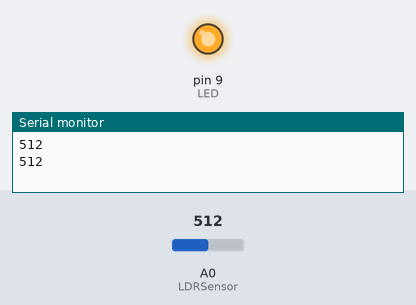
Bench run of a sketch on a simulated Arduino Uno, built with avr-gcc and run on an emulated ATmega328P. Parts: output pins drawn as LEDs (lit = HIGH), the last lines printed to the serial monitor. Inputs (shaded band) come from the test bench; at power-on: A0 (LDRSensor) = 512.

Above: at 1.8 s.
1.9 s: A0 (LDRSensor) set to 584
3.4 s: A0 (LDRSensor) set to 613
At 5.2 s:
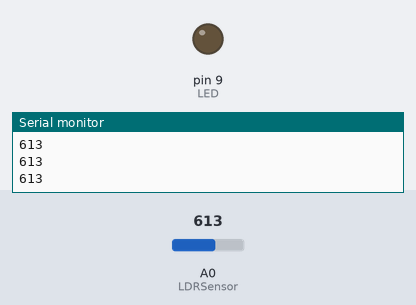
5.5 s: A0 (LDRSensor) set to 590
At 6.6 s:
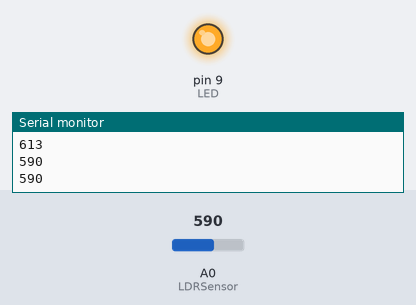
7.0 s: A0 (LDRSensor) set to 610
At 8.1 s:
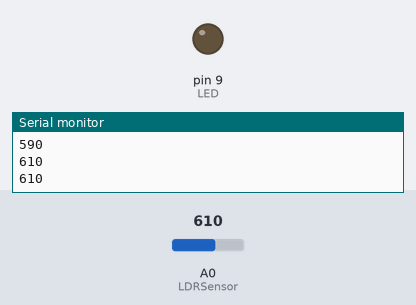
Timing chart, 0 to 10.0 s (numbered marks = the images above; inputs shaded):
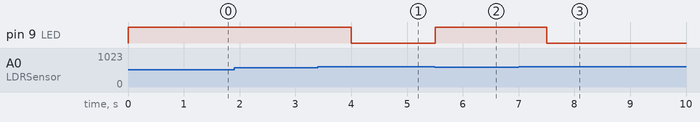

The sketch:

ldr_arduino.ino
```cpp
const int LED=9;
const int LDRSensor= A0;
int state;
int threshold=600;
void setup()
{
pinMode (LED, OUTPUT);
pinMode (LDRSensor, INPUT);
Serial.begin(9600);
}
void loop()
{
state= analogRead(LDRSensor);
if (state < threshold)
{
digitalWrite(LED, HIGH);
Serial.println(state);
delay(1000);
}
else
{
digitalWrite(LED, LOW); //otherwise, the LED is off
Serial.println(state);
delay(500);
}
}
```

Measured:
- the behaviour switches between 599 and 600 on A0 (LDRSensor) (found by bisection; images 0 and 1)
- after the input at 3.4 s, pin 9 (LED): HIGH → LOW after 0.60 s
- after the input at 5.5 s, pin 9 (LED): LOW → HIGH at once
- after the input at 7.0 s, pin 9 (LED): HIGH → LOW after 0.50 s
